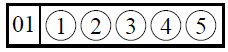
#> input picture read-answers/assets/answer-row-1.png, 228 x 52 px
$ jupyter execute --allow-errors read-answers.ipynb
#> lines starting #> are read from the running program, lines starting #| are printed output that depends on the picture; after the words box and inside, x2 and y2 are one past the last pixel; in counts of white or black regions, pixels touching at a corner belong together
[cell 1]
# read pdfs
import fitz
from PIL import Image

# process images
import cv2 as cv
import numpy as np
from numpy import pi, sin, cos

# read csv
import pandas as pd

# visualize
import matplotlib.pyplot as plt
import matplotlib.cm as cm

[cell 2]
# Read all the images in the pdf created by camscanner
def getImagesFromPDF(file_name):
    img_lst = []
    doc = fitz.open(file_name)
    for i in range(len(doc)):
        for img in doc.get_page_images(i):
            xref = img[0]
            pix = fitz.Pixmap(doc, xref)
            if pix.n >= 5:       # this is CMYK (not GRAY or RGB) so convert to RGB first
                pix = fitz.Pixmap(fitz.csRGB, pix)

            mode = "RGBA" if pix.alpha else "RGB"
            img = np.array(Image.frombytes(mode, [pix.width, pix.height], pix.samples))
            if img.shape[0] > 270: # this is to skip the camscanner logo which is of shape (260, 260, 3)
                img_lst.append(("p%s-%s.png" % (i, xref), img))

            pix = None
    doc.close()

    return img_lst

# Fitting and Extraction Approach

## Houghlines approach

#> (a cell that did not finish here is left out)

## Contour comparison approach

[cell 4]
answer_row = cv.imread("assets/answer-row-1.png", cv.IMREAD_COLOR)
#> answer_row is the input picture: shape (52, 228, 3); mean B, G, R 201.2, 200.9, 201
gray = cv.cvtColor(answer_row, cv.COLOR_BGR2GRAY)

edges = cv.Canny(gray, 20, 120, apertureSize=5, L2gradient=True)
#> edges: shape (52, 228); 21.3% white in thin lines or dots, all inside (x1, y1, x2, y2) = (5, 2, 225, 48)
contours, _ = cv.findContours(edges, mode=cv.RETR_TREE, method=cv.CHAIN_APPROX_SIMPLE)
#> contours = 45 contours, 9 with area under 20; largest, box (x1, y1, x2, y2) and area: (5, 2, 225, 48) 9848, (5, 2, 225, 48) 9846, (41, 5, 222, 44) 6837, (41, 5, 222, 44) 6835, (8, 5, 39, 44) 1133
cont_img = np.copy(answer_row)
cont_img = cv.drawContours(cont_img, contours, 0, (255,0,0))
#> cont_img: shape (52, 228, 3); 4.42% of pixels changed, all inside (x1, y1, x2, y2) = (5, 2, 225, 48)

fig, ax = plt.subplots(3,1,figsize=(4,4))

ax[0].imshow(answer_row, cmap="gray")
ax[1].imshow(edges, cmap="gray")
ax[2].imshow(cont_img)

plt.show()
#> figure, not shown here; B, G, R data is drawn as R, G, B

[cell 5]
contour_template = contours[0]
#> contour_template = contour of 12 points, box (x1, y1, x2, y2) (5, 2, 225, 48), area 9848

[cell 6]
msq_sheet = cv.imread("assets/mcq-sheet-1-real.png", cv.IMREAD_COLOR)
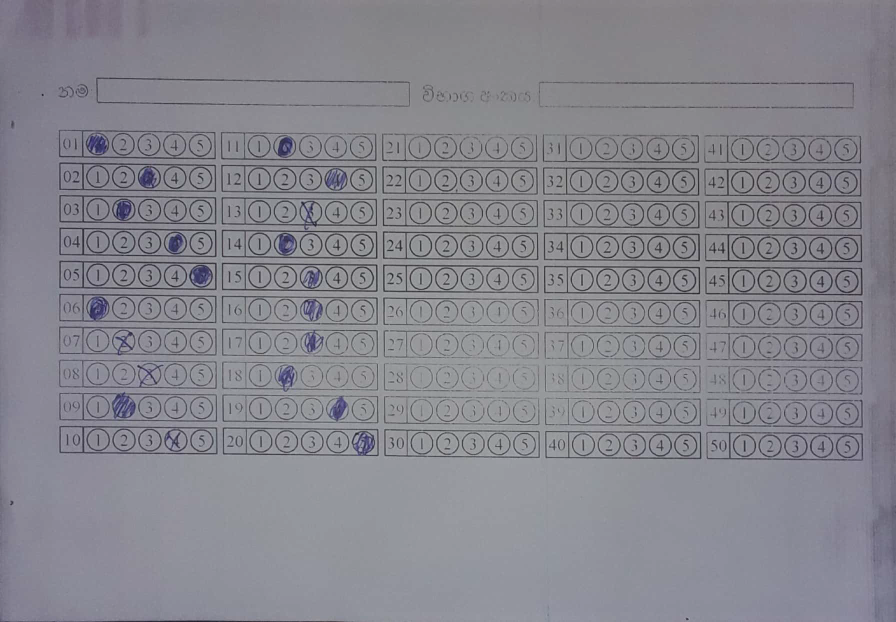
#> input picture read-answers/assets/mcq-sheet-1-real.png, 1792 x 1244 px (shown at 1/2 size)
#> msq_sheet is the input picture: shape (1244, 1792, 3); mean B, G, R 141.8, 133.9, 134.2
gray = cv.cvtColor(msq_sheet, cv.COLOR_BGR2GRAY)
#> gray: shape (1244, 1792)

edges = cv.Canny(gray, 20, 120, apertureSize=5, L2gradient=True)
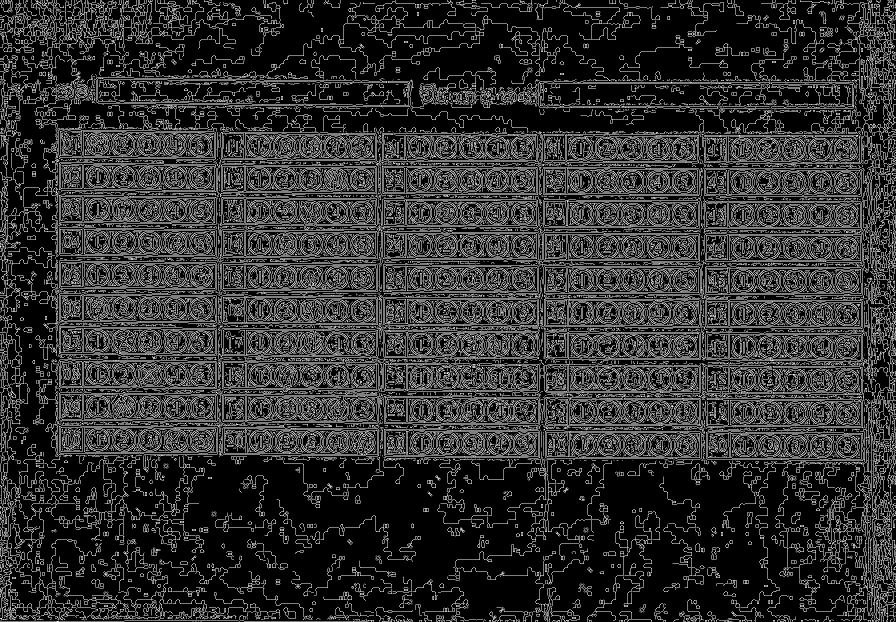
#> edges: shape (1244, 1792) (shown at 1/2 size); 18.9% white in thin lines or dots
mcq_sheet_contours, _ = cv.findContours(edges, mode=cv.RETR_TREE, method=cv.CHAIN_APPROX_SIMPLE)
#> mcq_sheet_contours = 22019 contours, 18603 with area under 20; largest, box (x1, y1, x2, y2) and area: (1410, 599, 1726, 658) 17506, (118, 784, 435, 844) 17478, (118, 587, 434, 647) 17438, (117, 719, 434, 778) 17435, (1410, 533, 1726, 592) 17344
display_mcq_sheet = np.copy(msq_sheet)

err_thresh = 1
for i in range(len(mcq_sheet_contours)):
    ret = cv.matchShapes(contour_template,mcq_sheet_contours[i],1,0.0)
    if ret < err_thresh:
        cv.drawContours(display_mcq_sheet, mcq_sheet_contours, i, (255,0,0), 2)
#> this loop made 22019 passes
#> ret on passes 1 to 3: 1.8e+308, 1.8e+308, 1.8e+308
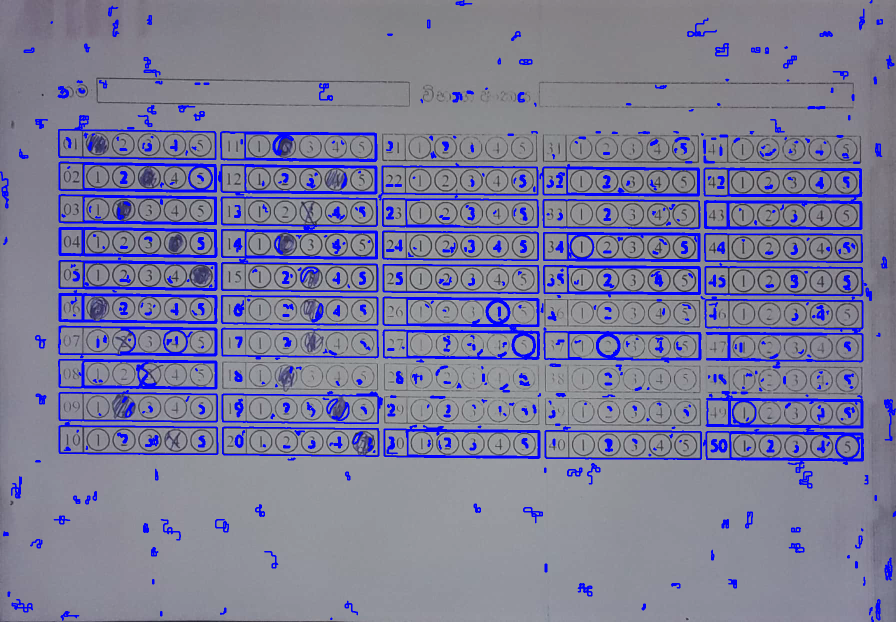
#> display_mcq_sheet: shape (1244, 1792, 3) (shown at 1/2 size); 9.07% of pixels changed, all inside (x1, y1, x2, y2) = (0, 0, 1792, 1244)

fig, ax = plt.subplots(figsize=(16,16))
plt.imshow(display_mcq_sheet)

plt.show()

# Region Division Approach

[cell 7]
correct_answers = pd.read_csv("correct-answers.csv")
#> (reads read-answers/correct-answers.csv from the repository)
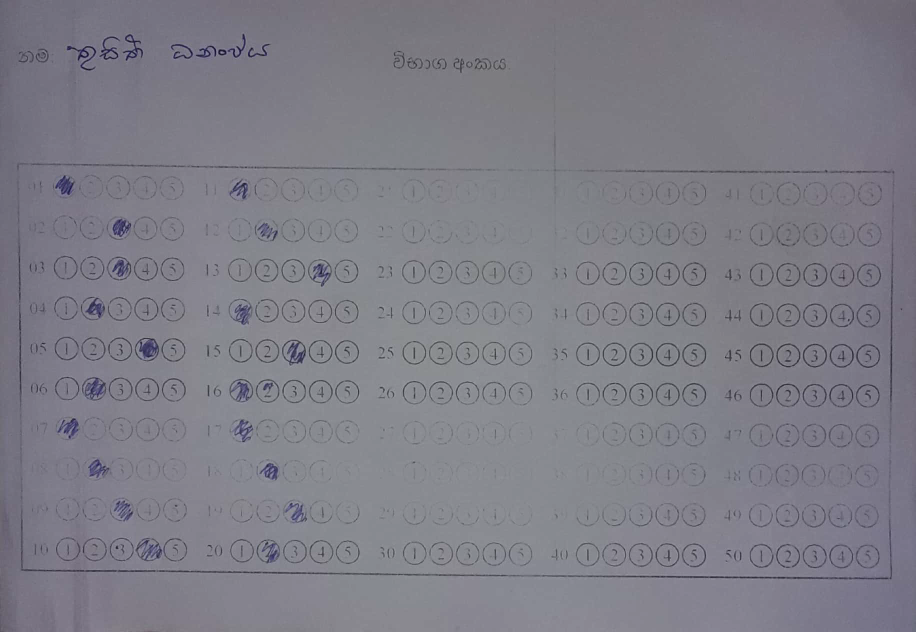
#> input picture read-answers/assets/mcq-sheet-2-real.png, 1832 x 1264 px (shown at 1/2 size)

## Functions

[cell 8]
# visualization functions
def drawLine(rho, theta, img):
    a = cos(theta)
    b = sin(theta)
    x0, y0 = a*rho, b*rho
    x1, y1 = int(x0 + 2000*(-b)), int(y0 + 2000*(a))
    x2, y2 = int(x0 - 2000*(-b)), int(y0 - 2000*(a))
    cv.line(img, (x1, y1), (x2, y2), (255,0,0), 2)

# computational functions
def getIntersectionPoint(line1, line2):
    rho1, theta1 = line1[0], line1[1]
    rho2, theta2 = line2[0], line2[1]
    x = int((rho1*sin(theta2)-rho2*sin(theta1))/(sin(theta2-theta1)))
    y = int((rho2*cos(theta1)-rho1*cos(theta2))/(sin(theta2-theta1)))
    return x, y

[cell 9]
# constants
mcq_grid_orig_dim = (1109.6, 517.6)
table_size = tuple(map(int, mcq_grid_orig_dim))
mcq_grid_cell_marg = 5
border_width = 2

# Trims the answers table
def extractMCQTable(mcq_sheet, showExtraction=False):
    # fine tune constants
#> called with showExtraction = False
    canny_min_threshold = 20
    canny_max_threshold = 80
    canny_apertureSize = 3
    hough_votes_vert_density = 200  # makes the vote count dependant to the image dimensions
    hough_votes_hori_density = 500  # makes the vote count dependant to the image dimensions
    hough_theta_max_variation_deg = 2

    hough_votes_vert = int(hough_votes_vert_density/mcq_sheet.shape[0]*900)
#> hough_votes_vert = 142
    hough_votes_hori = int(hough_votes_hori_density/mcq_sheet.shape[1]*1200)
#> hough_votes_hori = 327
    hough_theta_max_variation = hough_theta_max_variation_deg/180*np.pi

    gray = cv.cvtColor(mcq_sheet, cv.COLOR_BGR2GRAY)
#> gray: shape (1264, 1832)

    # detect houghlines
    edges = cv.Canny(gray, canny_min_threshold, canny_max_threshold, canny_apertureSize)
#> edges: shape (1264, 1832); 5.4% white in thin lines or dots
    horizontal_lines = cv.HoughLines(edges, 1, np.pi/180, hough_votes_hori, min_theta=np.pi/2-hough_theta_max_variation, max_theta=np.pi/2+hough_theta_max_variation)
#> horizontal_lines = [[325, 1.59], [342, 1.57], [327, 1.59], [1134, 1.59], [1137, 1.59], [702, 1.59], [768, 1.57]]
    vertical_lines = cv.HoughLines(edges, 1, np.pi/180, hough_votes_vert, min_theta=0, max_theta=+hough_theta_max_variation)
#> vertical_lines = 41 rows, first 8: [1794, 0.0175], [1781, 0], [1783, 0], [42, 0], [39, 0], [1339, 0], [1796, 0.0175], [1524, 0]

    left_most_line, right_most_line, top_most_line, bottom_most_line = None, None, None, None
    max_val, min_val = 0, np.inf
    for line in horizontal_lines:
        if line[0][0]<min_val:
            left_most_line = line[0]
            min_val = line[0][0]
        if line[0][0]>max_val:
            right_most_line = line[0]
            max_val = line[0][0]
#> this loop made 7 passes
#> (min_val, right_most_line, max_val) on pass 1: (325, [325, 1.59], 325)
#> (right_most_line, max_val) on passes 2, 4, 5: ([342, 1.57], 342), ([1134, 1.59], 1134), ([1137, 1.59], 1137)
#> after the loop, max_val = 1137; min_val = 325
    max_val, min_val = 0, np.inf
    for line in vertical_lines:
        if line[0][0]<min_val:
            top_most_line = line[0]
            min_val = line[0][0]
        if line[0][0]>max_val:
            bottom_most_line = line[0]
            max_val = line[0][0]
#> this loop made 41 passes
#> (min_val, bottom_most_line, max_val) on pass 1: (1794, [1794, 0.0175], 1794)
#> (top_most_line, min_val) on passes 2, 4, 5: ([1781, 0], 1781), ([42, 0], 42), ([39, 0], 39)
#> after the loop, max_val = 1796; min_val = 39

    detected_img = mcq_sheet.copy()
    for line in (left_most_line, right_most_line, top_most_line, bottom_most_line):
        drawLine(line[0], line[1], detected_img)
#> this loop made 4 passes
#> (line, a in drawLine, b in drawLine, x0 in drawLine, y0 in drawLine, x1 in drawLine, y1 in drawLine, x2 in drawLine) on passes 1, 2, 4: ([325, 1.59], -0.0175, 1, -5.67, 325, -2005, 290, 1994), ([1137, 1.59], -0.0175, 1, -19.84, 1136.8, -2019, 1101, 1979), ([1796, 0.0175], 1, 0.0175, 1795.7, 31.34, 1760, 2031, 1830)
#> (a in drawLine, b in drawLine, x0 in drawLine, y0 in drawLine, x1 in drawLine, y1 in drawLine, x2 in drawLine, y2 in drawLine) on pass 3: (1, 0, 39, 0, 39, 2000, 39, -2000)

    # get the corner points
    top_left = getIntersectionPoint(top_most_line, left_most_line)
#> in getIntersectionPoint, `rho1, theta1 = line1[0], line1[1]`: theta1 = 0
#> in getIntersectionPoint, `rho2, theta2 = line2[0], line2[1]`: rho2 = 325; theta2 = 1.59
#> in getIntersectionPoint, `x = int((rho1*sin(theta2)-rho2*sin(theta1))/(sin(theta2-theta1)))`: x = 39
#> in getIntersectionPoint, `y = int((rho2*cos(theta1)-rho1*cos(theta2))/(sin(theta2-theta1)))`: y = 325
#> top_left = (39, 325)
    top_right = getIntersectionPoint(top_most_line, right_most_line)
#> top_right = (39, 1137)
    bottom_left = getIntersectionPoint(bottom_most_line, left_most_line)
#> bottom_left = (1790, 356)
    bottom_right = getIntersectionPoint(bottom_most_line, right_most_line)
#> bottom_right = (1775, 1168)
    for point in (top_left, top_right, bottom_left, bottom_right):
        cv.circle(detected_img, point, 5, (0,0,255), -1)
#> this loop made 4 passes
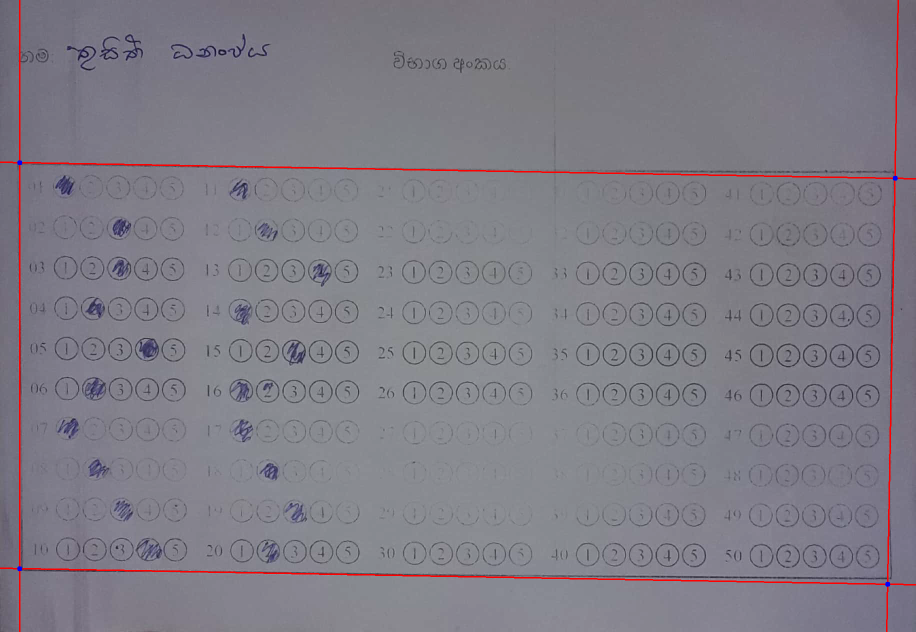
#> detected_img: shape (1264, 1832, 3) (shown at 1/2 size); mean R, G, B 127.1, 124.3, 133.9

    # apply homography
    contract_val = border_width
    H = cv.getPerspectiveTransform(np.float32((top_left, top_right, bottom_right, bottom_left)), np.float32((
        (-contract_val, -contract_val),
        (-contract_val, +contract_val+mcq_grid_orig_dim[1]),
        (+contract_val+mcq_grid_orig_dim[0], +contract_val+mcq_grid_orig_dim[1]),
        (+contract_val+mcq_grid_orig_dim[0], -contract_val)
    )))
#> H = [[0.634, 2.1e-05, -26.73], [-0.0112, 0.635, -207.8], [3.74e-07, -1.05e-05, 1]]
    mcq_table = cv.warpPerspective(mcq_sheet, H, table_size)

    if showExtraction:
        fig, ax = plt.subplots(1,3, figsize=(16,8))
        ax[0].imshow(edges, cmap="gray")
        ax[1].imshow(detected_img)
        ax[2].imshow(mcq_table)

        plt.show()

    return mcq_table

[cell 10]
# Divides the regions and read the data

def getQuestionRegion(mcq_table, table_size, question_number):
#> called with table_size = (1109, 517), question_number = 1
    assert type(question_number) == int
    assert question_number <= 50
    question_region_padding = 5
    row = (question_number-1)%10
    col = int((question_number-1)/10)
    region_w = table_size[0]/5
    region_h = table_size[1]/10
    question_region = mcq_table[int(row*region_h+question_region_padding):int((row+1)*region_h-question_region_padding), int(col*region_w+question_region_padding):int((col+1)*region_w-question_region_padding)]

    return question_region

def getSelectedAnswer(mcq_table, table_size, question_number, showRegions=False):
    question_number_width, answers_width = 30, 178
    answers_region_padding = 4
    question_region = getQuestionRegion(mcq_table, table_size, question_number)
    question_width = question_region.shape[1]
#> question_width = 211
    answers_region = question_region[:,int(answers_region_padding+question_width*question_number_width/(question_number_width + answers_width)):-answers_region_padding]
    answer_width = answers_region.shape[1]/5
#> answer_width = 34.6

    # select the answer which has been colored (darkest)
    min_intensity, selected_answer = np.inf, 0
    for i in range(5):
        intensity = answers_region[:,int(i*answer_width):int((i+1)*answer_width)].sum()
        if intensity < min_intensity:
            min_intensity = intensity
            selected_answer = i+1
#> this loop made 5 passes
#> (intensity, min_intensity) on pass 1: (468744, 468744)
#> intensity on passes 2 to 5: 533433, 523992, 544628, 554360
#> after the loop, min_intensity = 468744; selected_answer = 1

    if showRegions:
        fig, ax = plt.subplots(1,5)
        for i in range(5):
            ax[i].imshow(answers_region[:,int(i*answer_width):int((i+1)*answer_width)])
        plt.show()
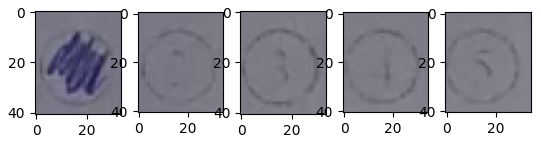
#> figure drawn by matplotlib, 5 panels

    return selected_answer

def exportData(data, filename):
    out_str = "name,selected_answers, correct, score\n"
    out_str += "\n".join(list(map(lambda x: ",".join(list(map(str, x))), data)))
    with open(filename, "w") as f:
        f.write(out_str)

[cell 11]
mcq_sheet = cv.cvtColor(cv.imread("assets/mcq-sheet-2-real.png", cv.IMREAD_COLOR), cv.COLOR_BGR2RGB)
mcq_table = extractMCQTable(mcq_sheet, showExtraction=False)
getSelectedAnswer(mcq_table, table_size, 1, showRegions=True)
#> Out = 1

## Test on a synthetic image

[cell 12]
mcq_sheet = cv.imread("assets/mcq-sheet-2-marked.png", cv.IMREAD_COLOR)
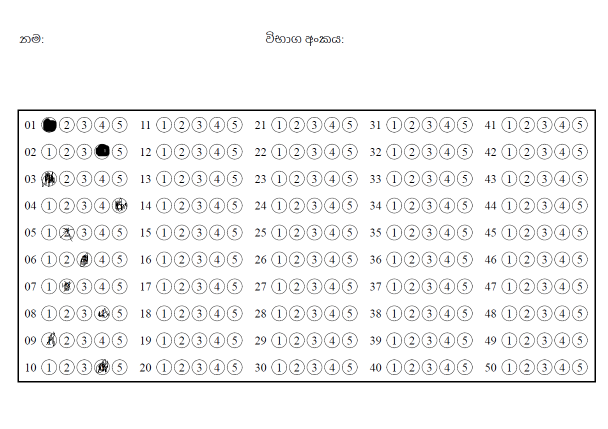
#> input picture read-answers/assets/mcq-sheet-2-marked.png, 1216 x 858 px (shown at 1/2 size)
#> mcq_sheet is the input picture: shape (858, 1216, 3); mean B, G, R 243.6, 243.5, 243.5
mcq_table = extractMCQTable(mcq_sheet, showExtraction=True)
#> call 2 of extractMCQTable, with showExtraction = True
#> in extractMCQTable (call 2), `edges = cv.Canny(gray, canny_min_threshold, canny_max_threshold, canny..`:
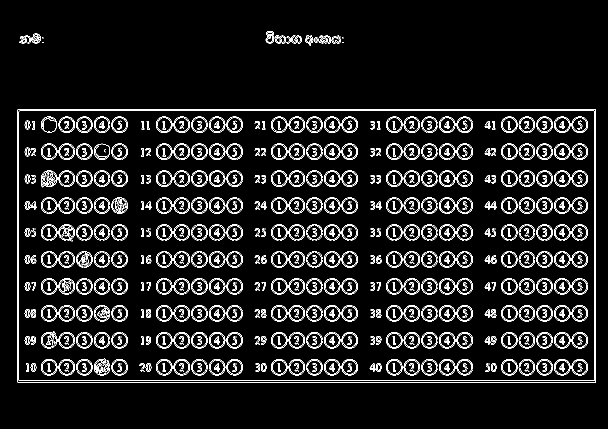
#> edges: shape (858, 1216) (shown at 1/2 size); 7% white in thin lines or dots, all inside (x1, y1, x2, y2) = (34, 62, 1192, 765)
#> in extractMCQTable (call 2), `horizontal_lines = cv.HoughLines(edges, 1, np.pi/180, hough_votes_hori..`: horizontal_lines = [[764, 1.57], [218, 1.57], [761, 1.57], [221, 1.57]]
#> in extractMCQTable (call 2), `vertical_lines = cv.HoughLines(edges, 1, np.pi/180, hough_votes_vert, ..`: vertical_lines = [[1191, 0], [34, 0], [1188, 0], [37, 0]]
#> the loop in extractMCQTable (call 2), `for line in horizontal_lines:` made 4 passes
#> (min_val, right_most_line, max_val) on pass 1: (764, [764, 1.57], 764)
#> (left_most_line, min_val) on pass 2: ([218, 1.57], 218)
#> after the loop in extractMCQTable (call 2), `for line in horizontal_lines:`: max_val = 764; min_val = 218
#> the loop in extractMCQTable (call 2), `for line in vertical_lines:` made 4 passes
#> (min_val, bottom_most_line, max_val) on pass 1: (1191, [1191, 0], 1191)
#> (top_most_line, min_val) on pass 2: ([34, 0], 34)
#> after the loop in extractMCQTable (call 2), `for line in vertical_lines:`: max_val = 1191; min_val = 34
#> the loop in extractMCQTable (call 2), `for line in (left_most_line, right_most_line, top_most_line, bottom_mo..` made 4 passes
#> (line, a in drawLine, b in drawLine, x0 in drawLine, y0 in drawLine, x1 in drawLine, y1 in drawLine, x2 in drawLine) on passes 1 to 2: ([218, 1.57], -4.37e-08, 1, -9.53e-06, 218, -2000, 217, 1999), ([764, 1.57], -4.37e-08, 1, -3.34e-05, 764, -2000, 763, 1999)
#> (a in drawLine, b in drawLine, x0 in drawLine, y0 in drawLine, x1 in drawLine, y1 in drawLine, x2 in drawLine, y2 in drawLine) on passes 3 to 4: (1, 0, 34, 0, 34, 2000, 34, -2000), (1, 0, 1191, 0, 1191, 2000, 1191, -2000)
#> in extractMCQTable (call 2), `top_left = getIntersectionPoint(top_most_line, left_most_line)`: top_left = (34, 218)
#> in extractMCQTable (call 2), `top_right = getIntersectionPoint(top_most_line, right_most_line)`: top_right = (34, 764)
#> in extractMCQTable (call 2), `bottom_left = getIntersectionPoint(bottom_most_line, left_most_line)`: bottom_left = (1191, 218)
#> in extractMCQTable (call 2), `bottom_right = getIntersectionPoint(bottom_most_line, right_most_line)`: bottom_right = (1191, 764)
#> the loop in extractMCQTable (call 2), `for point in (top_left, top_right, bottom_left, bottom_right):` made 4 passes
#> after the loop in extractMCQTable (call 2), `for point in (top_left, top_right, bottom_left, bottom_right):`:
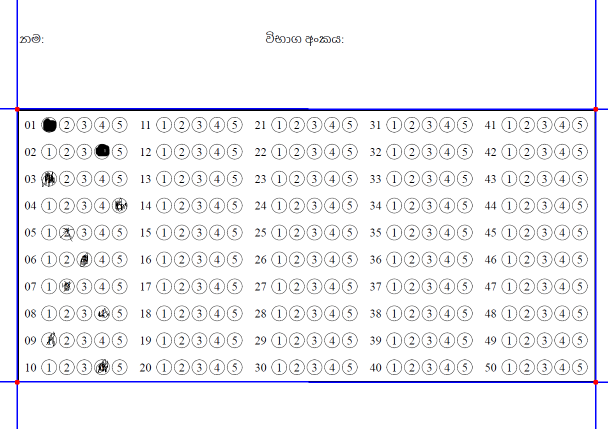
#> detected_img: shape (858, 1216, 3) (shown at 1/2 size); 1.2% of pixels changed, all inside (x1, y1, x2, y2) = (0, 0, 1216, 858)
#> in extractMCQTable (call 2), `H = cv.getPerspectiveTransform(np.float32((top_left, top_right, bottom..`: H = [[0.962, -9.61e-18, -34.72], [2.43e-18, 0.955, -210.3], [1.88e-19, 0, 1]]
# load correct answers
mcq_sheet = cv.imread("assets/mcq-sheet-2-marked.png", cv.IMREAD_COLOR)

results = []
selected_answers = ""
correct = ""
score = 0
for row in correct_answers.iloc():
    q_num = row["question"]
    correct_answer = row["answer"]
    selected_answer = getSelectedAnswer(mcq_table, table_size, int(q_num))
    selected_answers += str(selected_answer)
    if selected_answer == correct_answer:
        correct += "1"
        score += 1
    else:
        correct += "0"
#> this loop made 20 passes
#> (selected_answer, selected_answers) on passes 1 to 12: (1, '1'), (4, '14'), (1, '141'), (5, '1415'), (2, '14152'), (3, '141523'), (2, '1415232'), (4, '14152324'), (1, '141523241'), (4, '1415232414'), (1, '14152324141'), (1, '141523241411')
#> pass 2, in getSelectedAnswer (call 3), `answers_region = question_region[:,int(answers_region_padding+question..`:
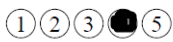
#> answers_region: shape (42, 173, 3); mean B, G, R 220.3, 220.2, 220.2
#> after the loop, correct = '10100000010001100000'; score = 5
results.append((selected_answers, correct, score))
print(results)
#| [('14152324141111111111', '10100000010001100000', 5)]

## Test on the real images from pdf

#> (a cell that did not finish here is left out)
